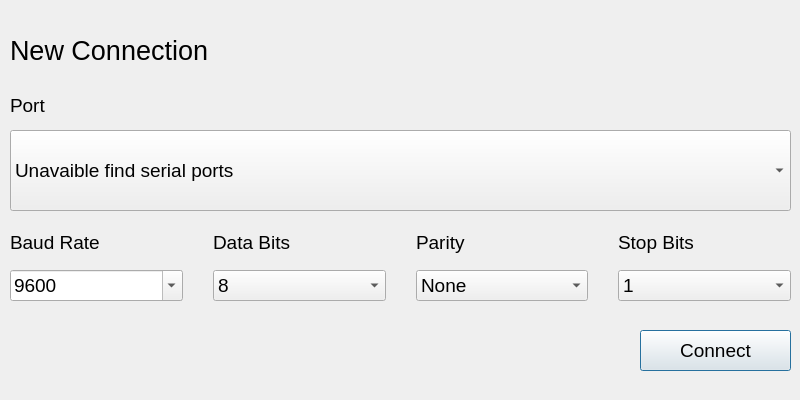
<?xml version="1.0" encoding="UTF-8"?>
<ui version="4.0">
 <class>Dialog</class>
 <widget class="QDialog" name="Dialog">
  <property name="geometry">
   <rect>
    <x>0</x>
    <y>0</y>
    <width>800</width>
    <height>400</height>
   </rect>
  </property>
  <property name="windowTitle">
   <string>New Connection</string>
  </property>
  <widget class="QWidget" name="centralwidget" native="true">
   <property name="geometry">
    <rect>
     <x>0</x>
     <y>0</y>
     <width>800</width>
     <height>400</height>
    </rect>
   </property>
   <property name="sizePolicy">
    <sizepolicy hsizetype="Preferred" vsizetype="Preferred">
     <horstretch>0</horstretch>
     <verstretch>0</verstretch>
    </sizepolicy>
   </property>
   <property name="autoFillBackground">
    <bool>false</bool>
   </property>
   <property name="styleSheet">
    <string notr="true"/>
   </property>
   <widget class="QComboBox" name="selectPort">
    <property name="geometry">
     <rect>
      <x>10</x>
      <y>130</y>
      <width>781</width>
      <height>81</height>
     </rect>
    </property>
    <property name="sizePolicy">
     <sizepolicy hsizetype="Preferred" vsizetype="Expanding">
      <horstretch>0</horstretch>
      <verstretch>0</verstretch>
     </sizepolicy>
    </property>
    <property name="font">
     <font>
      <family>Segoe UI</family>
      <pointsize>14</pointsize>
     </font>
    </property>
    <item>
     <property name="text">
      <string>Unavaible find serial ports</string>
     </property>
    </item>
   </widget>
   <widget class="QLabel" name="labelTitle">
    <property name="geometry">
     <rect>
      <x>10</x>
      <y>30</y>
      <width>771</width>
      <height>41</height>
     </rect>
    </property>
    <property name="font">
     <font>
      <family>Segoe UI</family>
      <pointsize>20</pointsize>
     </font>
    </property>
    <property name="text">
     <string>New Connection</string>
    </property>
   </widget>
   <widget class="QLabel" name="labelPort">
    <property name="geometry">
     <rect>
      <x>10</x>
      <y>90</y>
      <width>141</width>
      <height>31</height>
     </rect>
    </property>
    <property name="font">
     <font>
      <family>Segoe UI</family>
      <pointsize>14</pointsize>
     </font>
    </property>
    <property name="text">
     <string>Port</string>
    </property>
   </widget>
   <widget class="QPushButton" name="buttonConnect">
    <property name="geometry">
     <rect>
      <x>640</x>
      <y>330</y>
      <width>151</width>
      <height>41</height>
     </rect>
    </property>
    <property name="font">
     <font>
      <family>Segoe UI</family>
      <pointsize>14</pointsize>
     </font>
    </property>
    <property name="text">
     <string>Connect</string>
    </property>
   </widget>
   <widget class="QWidget" name="layoutWidget">
    <property name="geometry">
     <rect>
      <x>10</x>
      <y>220</y>
      <width>781</width>
      <height>81</height>
     </rect>
    </property>
    <layout class="QGridLayout" name="gridLayout" rowstretch="10,0">
     <property name="leftMargin">
      <number>0</number>
     </property>
     <property name="topMargin">
      <number>0</number>
     </property>
     <property name="rightMargin">
      <number>0</number>
     </property>
     <property name="bottomMargin">
      <number>0</number>
     </property>
     <property name="horizontalSpacing">
      <number>30</number>
     </property>
     <item row="1" column="3">
      <widget class="QComboBox" name="selectStopBits">
       <property name="font">
        <font>
         <family>Segoe UI</family>
         <pointsize>14</pointsize>
        </font>
       </property>
       <item>
        <property name="text">
         <string>1</string>
        </property>
       </item>
       <item>
        <property name="text">
         <string>1.5</string>
        </property>
       </item>
       <item>
        <property name="text">
         <string>2</string>
        </property>
       </item>
      </widget>
     </item>
     <item row="1" column="2">
      <widget class="QComboBox" name="selectParity">
       <property name="font">
        <font>
         <family>Segoe UI</family>
         <pointsize>14</pointsize>
        </font>
       </property>
       <item>
        <property name="text">
         <string>None</string>
        </property>
       </item>
       <item>
        <property name="text">
         <string>Odd</string>
        </property>
       </item>
       <item>
        <property name="text">
         <string>Even</string>
        </property>
       </item>
      </widget>
     </item>
     <item row="0" column="1">
      <widget class="QLabel" name="labelDataBits">
       <property name="font">
        <font>
         <family>Segoe UI</family>
         <pointsize>14</pointsize>
        </font>
       </property>
       <property name="text">
        <string>Data Bits</string>
       </property>
      </widget>
     </item>
     <item row="1" column="0">
      <widget class="QComboBox" name="selectBaudRate">
       <property name="font">
        <font>
         <family>Segoe UI</family>
         <pointsize>14</pointsize>
        </font>
       </property>
       <property name="editable">
        <bool>true</bool>
       </property>
       <property name="currentIndex">
        <number>3</number>
       </property>
       <item>
        <property name="text">
         <string>1200</string>
        </property>
       </item>
       <item>
        <property name="text">
         <string>2400</string>
        </property>
       </item>
       <item>
        <property name="text">
         <string>4800</string>
        </property>
       </item>
       <item>
        <property name="text">
         <string>9600</string>
        </property>
       </item>
       <item>
        <property name="text">
         <string>19200</string>
        </property>
       </item>
       <item>
        <property name="text">
         <string>38400</string>
        </property>
       </item>
       <item>
        <property name="text">
         <string>57600</string>
        </property>
       </item>
       <item>
        <property name="text">
         <string>115200</string>
        </property>
       </item>
      </widget>
     </item>
     <item row="1" column="1">
      <widget class="QComboBox" name="selectDataBits">
       <property name="font">
        <font>
         <family>Segoe UI</family>
         <pointsize>14</pointsize>
        </font>
       </property>
       <property name="currentIndex">
        <number>3</number>
       </property>
       <item>
        <property name="text">
         <string>5</string>
        </property>
       </item>
       <item>
        <property name="text">
         <string>6</string>
        </property>
       </item>
       <item>
        <property name="text">
         <string>7</string>
        </property>
       </item>
       <item>
        <property name="text">
         <string>8</string>
        </property>
       </item>
      </widget>
     </item>
     <item row="0" column="0">
      <widget class="QLabel" name="labelBaudRate">
       <property name="font">
        <font>
         <family>Segoe UI</family>
         <pointsize>14</pointsize>
        </font>
       </property>
       <property name="text">
        <string>Baud Rate</string>
       </property>
      </widget>
     </item>
     <item row="0" column="2">
      <widget class="QLabel" name="labelParity">
       <property name="font">
        <font>
         <family>Segoe UI</family>
         <pointsize>14</pointsize>
        </font>
       </property>
       <property name="text">
        <string>Parity</string>
       </property>
      </widget>
     </item>
     <item row="0" column="3">
      <widget class="QLabel" name="labelStopBits">
       <property name="font">
        <font>
         <family>Segoe UI</family>
         <pointsize>14</pointsize>
        </font>
       </property>
       <property name="text">
        <string>Stop Bits</string>
       </property>
      </widget>
     </item>
    </layout>
   </widget>
  </widget>
 </widget>
 <resources/>
 <connections/>
</ui>
